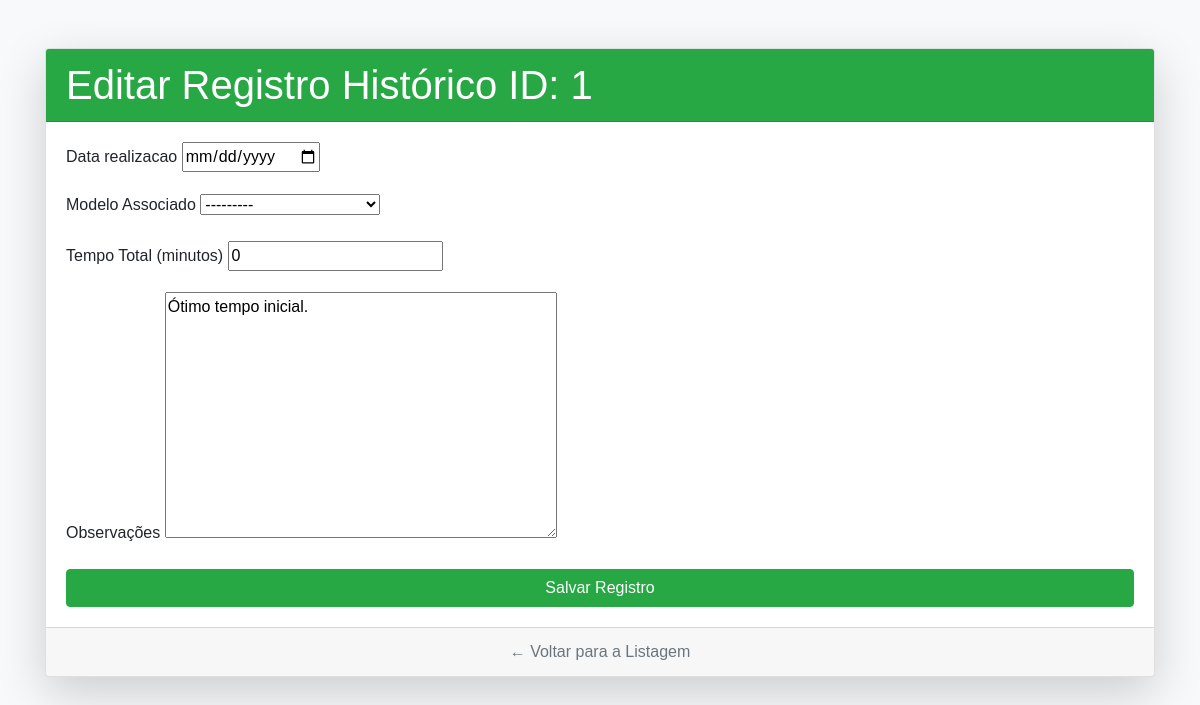
The app's page /historico/editar/1/ with its own data.
### app/models.py (models this page shows, shortened)
class HistoricoCorrida(models.Model):
    usuario = models.ForeignKey(
        User,
        on_delete=models.CASCADE,
        related_name='historico',
        verbose_name='Usuário'
    )
    modelo_corrida = models.ForeignKey(
        ModeloDeCorrida,
        on_delete=models.SET_NULL,
        null=True,
        verbose_name='Modelo Associado'
    )
    data_realizacao = models.DateField(default=timezone.now, verbose_name='Data da Realização')
    tempo_total_min = models.IntegerField(
        validators=[MinValueValidator(0)],
        verbose_name='Tempo Total (minutos)'
    )
    observacoes = models.TextField(blank=True, verbose_name='Observações')
    class Meta:
        ordering = ['-data_realizacao']
        verbose_name = "Histórico de Corrida"
        verbose_name_plural = "Histórico de Corridas"

### app/views.py (the view)
# urls.py: path('historico/editar/<int:pk>/', editar_historico, name='editar_historico'),
def editar_historico(request, pk):
    usuario_logado = get_user_logged_in()
    historico = get_object_or_404(HistoricoCorrida, pk=pk, usuario=usuario_logado)
    if request.method == 'POST':
        form = HistoricoCorridaForm(request.POST, instance=historico)
        if form.is_valid():
            form.save()
            return redirect('listagem_completa')
    else:
        modelos_disponiveis = ModeloDeCorrida.objects.filter(usuario=usuario_logado)
        form = HistoricoCorridaForm(instance=historico)
        form.fields['modelo_corrida'].queryset = modelos_disponiveis
    context = {'form': form, 'titulo': f'Editar Registro Histórico ID: {historico.id}'}
    return render(request, 'historico_form.html', context)

### app/forms.py
class HistoricoCorridaForm(forms.ModelForm):
    data_realizacao = forms.DateField(widget=forms.DateInput(attrs={'type': 'date'}))
    class Meta:
        model = HistoricoCorrida
        fields = ['data_realizacao', 'modelo_corrida', 'tempo_total_min', 'observacoes', 'usuario']
        widgets = {
            'usuario': forms.HiddenInput(),
        }

### app/models.py (called while the page is built)
    def __str__(self):
        return f"{self.nome} - {self.distancia_planejada_km} km"

### app/views.py (called while the page is built)
def get_user_logged_in():
    try:
        return User.objects.get(username='corredor_teste')
    except User.DoesNotExist:
        user = User.objects.create_user('corredor_teste', 'teste@agenda.com', '123456')
        return user

### agenda_corrida_final/app/templates/historico_form.html (shortened to what this page needs)
{% load static %}
<!DOCTYPE html>
<html lang="pt-br">
<head>
    <link rel="stylesheet" href="https://maxcdn.bootstrapcdn.com/bootstrap/4.5.2/css/bootstrap.min.css">
</head>
<body>
    <div class="container mt-5">
        <div class="card shadow-lg">
            <div class="card-header">
                <h1 class="mb-0">{{ titulo }}</h1>
            </div>
            <div class="card-body">
                <form method="post">
                    {% for field in form %}
                        {% if field.is_hidden %}
                            {{ field }}
                        {% else %}
                            <div class="form-group">
                                <label for="{{ field.id_for_label }}">{{ field.label }}</label>
                                {{ field }}
                            </div>
                        {% endif %}
                    {% endfor %}
                    <button type="submit" class="btn btn-success btn-block mt-3">Salvar Registro</button>
                </form>
            </div>
            <div class="card-footer text-center">
                <a href="{% url 'listagem_completa' %}" class="text-secondary">
                    ← Voltar para a Listagem
                </a>
            </div>
        </div>
    </div>
</body>
</html>

### agenda_corrida_final/app/templates/historico_form.html (style rules this page uses)
body { background-color: #f8f9fa; font-family: sans-serif; }
.card-header { background-color: #28a745; color: white; }

### records on screen
HistoricoCorrida: form "---------" "0" "Ótimo tempo inicial."

### other values on screen
{{ titulo }} "Editar Registro Histórico ID: 1"
{{ field.label }} "Data realizacao" "Modelo Associado" "Tempo Total (minutos)" "Observações"
